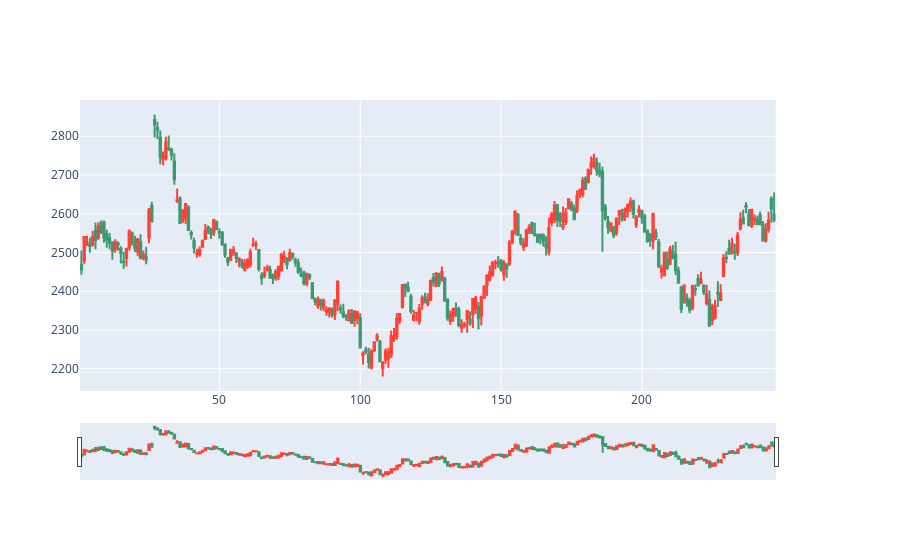

Notebook cell for this chart:
### Code cell
from plotly.subplots import make_subplots
import plotly.graph_objects as go

fig3 = make_subplots(specs=[[{"secondary_y": True}]])
fig3.add_trace(go.Candlestick(x=df.index,
                              open=df['OPEN'],
                              high=df['HIGH'],
                              low=df['LOW'],
                              close=df['close'],
                             ))

### Figure 1 — Plotly figure (JSON) as saved in the notebook; plotly's stock layout.template omitted (floating-point values rounded to 4 significant figures; data arrays with more than 128 entries replaced by an {"elided": "..."} marker saying what was removed)
{"data": [{"close": {"elided": "247 float values"}, "high": {"elided": "247 float values"}, "low": {"elided": "247 float values"}, "open": {"elided": "247 float values"}, "type": "candlestick", "x": {"elided": "247 int values"}}], "layout": {"xaxis": {"anchor": "y", "domain": [0, 0.94]}, "yaxis": {"anchor": "x", "domain": [0, 1]}, "yaxis2": {"anchor": "x", "overlaying": "y", "side": "right"}}}
